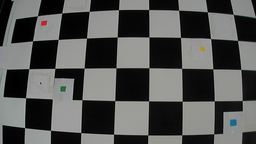
#> input picture srcImg.bmp, 256 x 144 px, shrunk from 1280 x 720 before the run
$ python prototyping.py
#> lines starting #> are read from the running program, lines starting #| are printed output that depends on the picture; after the words box and inside, x2 and y2 are one past the last pixel; in counts of white or black regions, pixels touching at a corner belong together
### utils.py
import cv2
import math
import numpy as np

def createHsvPixel(hue, saturation, value):

    tmpHSV = []
    tmpList = list()
    hue = int(hue)
    saturation = int(saturation)

    tmpHSV.extend([hue, saturation, value])
    tmpList.append(tmpHSV)
    hsvPixel = np.array(tmpHSV)

    return hsvPixel

def calcHSV(r, g, b):

    newR = r / 255
    newG = g / 255
    newB = b / 255

    mx = max(newR, newG, newB)
    mn = min(newR, newG, newB)
    v = mx
    delta = mx - mn

    if mx == 0:
        s = 0
    else:
        s = delta / mx

    if mx == mn:
        h = 0
    else:
        if mx == newR:
            h = (newG - newB) / delta
            if newG <= newB:
                h += 6
            else:
                h += 0

        elif mx == newG:
            h = ((newB - newR) / delta) + 2

        elif mx == newB:
            h = ((newR - newG) / delta) + 4

        h /= 6

        if h * 180 == 180:
            h = 0

    return h * 180, s * 255, v * 255

def convToHSV(inImg, outImg):
    for i in range(inImg.shape[0]):
        for j in range(inImg.shape[1]):
            rgbPixel = inImg[i][j]
            h, s, v = calcHSV(rgbPixel[2], rgbPixel[1], rgbPixel[0])
            hsvPixel = createHsvPixel(h, s, v)
            outImg[i][j] = hsvPixel

    return outImg

def getPoints(imgMask):
    rCnt = 0
    yCnt = 0
    gCnt = 0
    bCnt = 0
    isFound = False

    for i in range(imgMask.shape[0]):
        for j in range(imgMask.shape[1]):
            pixel = imgMask[i][j]

            if i <= imgMask.shape[0] / 2:
                if j > 0 and j <= (imgMask.shape[1] / 2) and pixel == 255: # red
                    ptsI = i
                    ptsJ = j
                    if rCnt == 32:
                        isFound = True
                    rCnt += 1
                elif j > (imgMask.shape[1] / 2) and j <= imgMask.shape[1] and pixel == 255: # yellow
                    ptsI = i
                    ptsJ = j
                    if yCnt == 32:
                        isFound = True
                    yCnt += 1
            if i > imgMask.shape[0] / 2:
                if j > (imgMask.shape[1] / 2) and j <= imgMask.shape[1] and pixel == 255: # green
                    ptsI = i
                    ptsJ = j
                    if gCnt == 32:
                        isFound = True
                    gCnt += 1
                elif j > 0 and j <= (imgMask.shape[1] / 2) and pixel == 255: # blue
                    ptsI = i
                    ptsJ = j
                    if bCnt == 32:
                        isFound = True
                    bCnt += 1
            if isFound:
                break

    print("I: ", ptsI)
    print("J: ", ptsJ)

    return
    return ptsI, ptsJ

# [125 lines left out: functions findMatrixH, warpImg, fixMissPixel, nearest_neighbors, not called in this run]

### prototyping.py
import cv2
import numpy as np
from utils import *
import pickle

# putanje do slika
rgbImgSrcPath = "srcImg.bmp"
rgbImgRefPath = "refImg.bmp"

############################################################################################################################################################################################################

# ucitavanje slika
rgbImgSrc = cv2.imread(rgbImgSrcPath)
#> rgbImgSrc is the input picture: shape (144, 256, 3); mean B, G, R 82.7, 84.3, 83.4
rgbImgRef = cv2.imread(rgbImgRefPath)
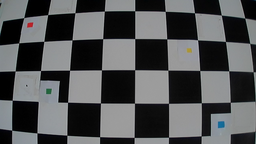
#> input picture refImg.bmp, 256 x 144 px, shrunk from 1280 x 720 before the run
#> rgbImgRef is the input picture: shape (144, 256, 3); mean B, G, R 83.9, 82.7, 81.3

############################################################################################################################################################################################################

# generiranje potrebnih polja/matrica
height, width, colorLayer = rgbImgSrc.shape
#> height = 144; width = 256; colorLayer = 3
hsvImgSrc = np.zeros((height, width, colorLayer), dtype='uint8')
hsvImgRef = np.zeros((height, width, colorLayer), dtype='uint8')
roi = np.zeros((height, width, colorLayer), dtype='uint8')

# [14 lines of commented-out code are left out]


lowerRed = np.array([140, 80, 80])
upperRed = np.array([179, 255, 255])

lowerYellow = np.array([20, 70, 80])
upperYellow = np.array([30, 255, 255])


lowerGreen = np.array([36, 90, 80])
upperGreen = np.array([86, 255, 255])


lowerBlue = np.array([94, 80, 80])
upperBlue = np.array([126, 255, 255])

############################################################################################################################################################################################################

# pretvorba slike u hsv
hsvImgSrc = convToHSV(rgbImgSrc, hsvImgSrc)
#> after the loop in convToHSV, `for i in range(inImg.shape[0]):`:
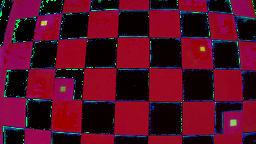
#> outImg: shape (144, 256, 3); mean B, G, R 33.6, 10.5, 84.7
hsvImgRef = convToHSV(rgbImgRef, hsvImgRef)
#> after the loop in convToHSV (call 2), `for i in range(inImg.shape[0]):`:
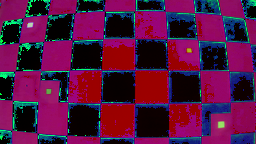
#> outImg: shape (144, 256, 3); mean B, G, R 62.6, 19.4, 84.2

############################################################################################################################################################################################################


# redMaskSrc = cv2.inRange(hsvImgSrc, lowerRed, upperRed)
# hsvBitWiseSrc = cv2.bitwise_and(rgbImgSrc, rgbImgSrc, mask=redMaskRef)

# dobivanje maski
redMaskRef = cv2.inRange(hsvImgRef, lowerRed, upperRed)
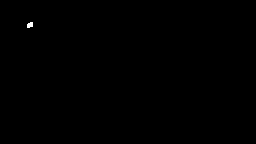
#> redMaskRef: shape (144, 256); 0.08% white; 1 white region, box (x1, y1, x2, y2) and area: (27, 22, 33, 28) 29
redMaskSrc = cv2.inRange(hsvImgSrc, lowerRed, upperRed)
#> redMaskSrc: shape (144, 256); 0.04% white in thin lines or dots, all inside (x1, y1, x2, y2) = (41, 21, 47, 26)

yellowMaskRef = cv2.inRange(hsvImgRef, lowerYellow, upperYellow)
#> yellowMaskRef: shape (144, 256); 0.06% white; 1 white region, box (x1, y1, x2, y2) and area: (187, 48, 192, 53) 23
yellowMaskSrc = cv2.inRange(hsvImgSrc, lowerYellow, upperYellow)
#> yellowMaskSrc: shape (144, 256); 0.05% white; 1 white region, box (x1, y1, x2, y2) and area: (200, 47, 205, 51) 20

greenMaskRef = cv2.inRange(hsvImgRef, lowerGreen, upperGreen)
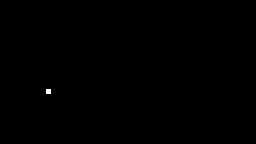
#> greenMaskRef: shape (144, 256); 0.07% white; 1 white region, box (x1, y1, x2, y2) and area: (46, 89, 51, 94) 25
greenMaskSrc = cv2.inRange(hsvImgSrc, lowerGreen, upperGreen)
#> greenMaskSrc: shape (144, 256); 0.05% white; 1 white region (1 under 20 px)

blueMaskRef = cv2.inRange(hsvImgRef, lowerBlue, upperBlue)
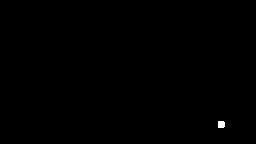
#> blueMaskRef: shape (144, 256); 0.13% white; 1 white region, box (x1, y1, x2, y2) and area: (218, 121, 225, 128) 47
blueMaskSrc = cv2.inRange(hsvImgSrc, lowerBlue, upperBlue)
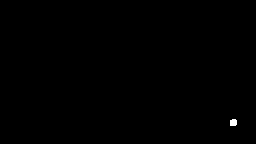
#> blueMaskSrc: shape (144, 256); 0.12% white; 1 white region, box (x1, y1, x2, y2) and area: (230, 119, 237, 126) 45


# detektiranje tocaka
redSrcI, redSrcJ = getPoints(redMaskSrc)
#> (the run stopped early here; a loop or call above may not have finished)
